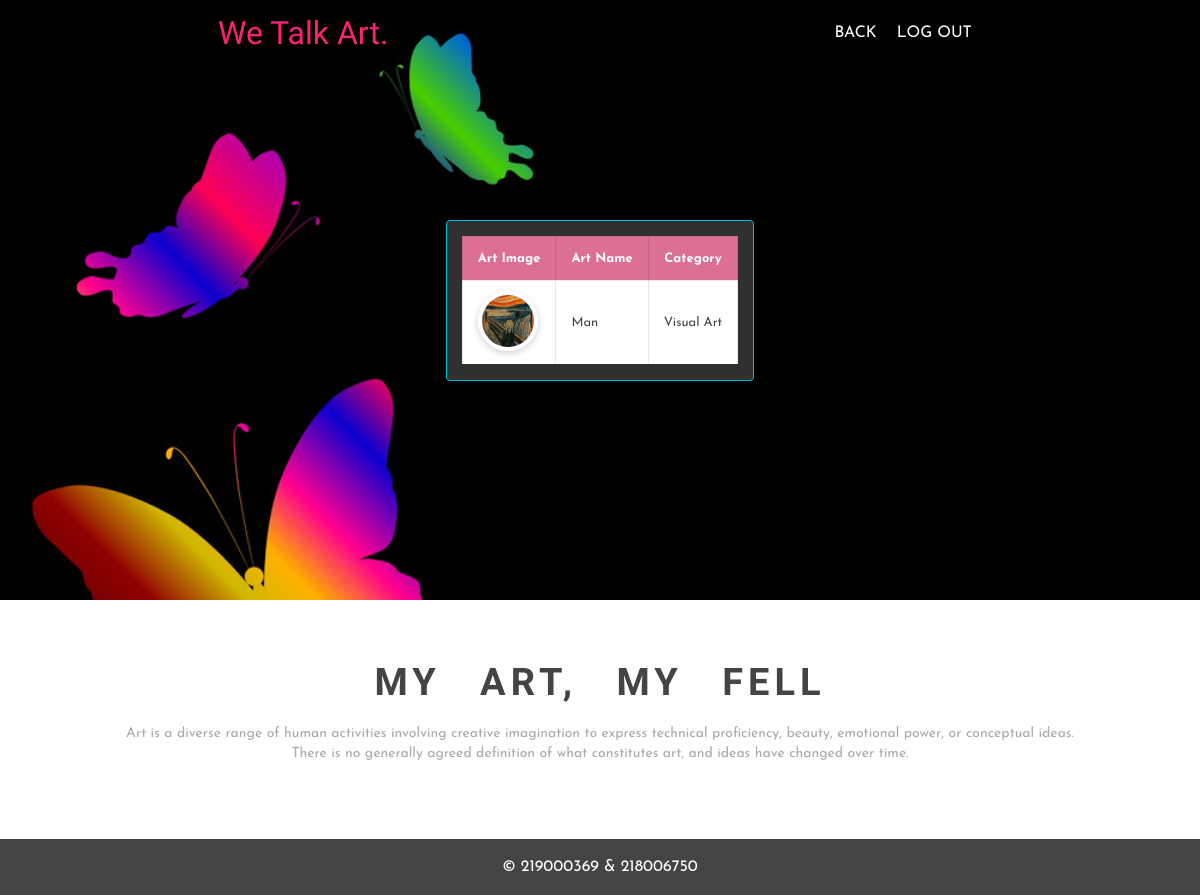
Screenshot of /details.php?Order_Id=37 with the database file from the repository.
### tables this page shows
CREATE TABLE `orders` (
  `Order_Id` int(17) NOT NULL,
  `ProductImage` text NOT NULL,
  `ProductName` varchar(23) NOT NULL,
  `ProductCategory` text NOT NULL
);

### details.php (the view, shortened to what this page needs)
<!DOCTYPE html>
<html lang="en">
<head>
	<link rel="stylesheet" href="cssres.css">
</head>
<body>
<div class="main_container" id="home">
	<div class="navbar">
		<div class="logo">
			<a href="#">We Talk Art.</a>
		</div>
		<div class="navbar_items">
			<ul>
                <li><a href="customersorders.php">Back</a></li>
				<li><a href="customerslogout.php">Log Out</a></li>
			</ul>
		</div>
	</div>
	<div class="banner_image">
    <div class="table_responsive">
      <form action="order.php" method="POST">
      <?php
include "db.php";
$sql = "SELECT * FROM orders WHERE Order_Id='" . $_GET["Order_Id"] . "'";
if($result = mysqli_query($conn, $sql)){
    if(mysqli_num_rows($result) > 0){
        echo "<table >";
        echo "<thead>";
            echo "<tr>";
                echo "<th>Art Image</th>";
                echo "<th>Art Name</th>";
                echo "<th>Category</th>";
            echo "</tr>";
            echo "</thead>";
        while($row = mysqli_fetch_array($result)){
            echo "<tbody>";
            echo "<tr>";
            $image = $row['ProductImage'];
             echo "<td><img src='images/$image' </td>";
                echo "<td>" . $row['ProductName'] . "</td>";
                echo "<td>" . $row['ProductCategory'] . "</td>";?>
           <?php echo "</tr>";
            echo "</tbody>";
        }
        echo "</table>";
    } else{
        echo "No records matching your query were found.";
    }
}
else{
    echo "ERROR: Could not able to execute $sql. " . mysqli_error($conn);
}
?>
    </div>
	</div>
	<div class="services" id="services">
		<h1 class="title">My Art, My Fell</h1>
		<p>Art is a diverse range of human activities involving creative imagination to express technical proficiency, beauty, emotional power, or conceptual ideas. There is no generally agreed definition of what constitutes art, and ideas have changed over time.</p>
	</div>
	<div class="footer">
		<a href="#">© 219000369&nbsp;&&nbsp;218006750</a>
	</div>
</div>
</body>
</html>

### cssres.css (style rules this page uses)
* { margin: 0; padding: 0; box-sizing: border-box; outline: none; list-style: none; text-decoration: none; font-family: 'Josefin Sans', sans-serif; }
html,body { display: grid; height: 100%; width: 100%; place-items: center; background: -webkit-linear-gradient(left, #ffffff, #ffffff); }
.table_responsive { max-width: 900px; max-height: 450px; border: 1px solid #00bcd4; background-color: #efefef33; padding: 15px; overflow: auto; margin: auto; border-radius: 4px; overflow-y: scroll; }
table { width: 100%; font-size: 13px; color: #444; white-space: nowrap; border-collapse: collapse; }
table>thead { background-color: palevioletred; color: #fff; }
table>thead th { padding: 15px; }
table th, table td { border: 1px solid #00000017; padding: 10px 15px; }
table>tbody>tr>td>img { display: inline-block; width: 60px; height: 60px; object-fit: cover; border-radius: 50%; border: 4px solid #fff; box-shadow: 0 2px 6px #0003; -webkit-transition: width 2s ease, height 2s ease; -moz-transition: width 2s ease, height 2s ease; -o-transition: width 2s ease, height 2s ease; -ms-transition: width 2s ease, height 2s ease; transition: width 2s ease, height 2s ease; }
table>tbody>tr { background-color: #fff; transition: 0.3s ease-in-out; }
h1.title { margin-bottom: 20px; color: #444444; font-family: 'Allura', cursive; text-transform: uppercase; font-size: 38px; word-spacing: 25px; letter-spacing: 5px; }
p { margin-bottom: 15px; font-size: 14px; line-height: 20px; color: #a9a9a9; }
.main_container { position: relative; }
.navbar { width: 100%; height: 65px; position: absolute; display: flex; justify-content: space-around; align-items: center; }
.logo a { font-family: 'Allura', cursive; font-size: 32px; color: #fb2274; }
.navbar_items ul { display: flex; }
.navbar_items ul li { margin: 0 10px; }
.navbar_items ul li a { text-transform: uppercase; color: #fff; }
.banner_image { background: url('images/black-background-with-a-butterfly-vector-1510387.jpg') no-repeat top center; background-size: cover; width: 100%; height: 600px; display: flex; justify-content: center; align-items: center; }
.about, .services, .contactus, .ourteam { text-align: center; padding: 5% 10%; }
.footer { width: 100%; text-align: center; background: #444444; padding: 20px 0; }
.footer a { color: #fff; }

### rows the page displays
orders: ProductImage (picture), ProductName "Man", ProductCategory "Visual Art"
